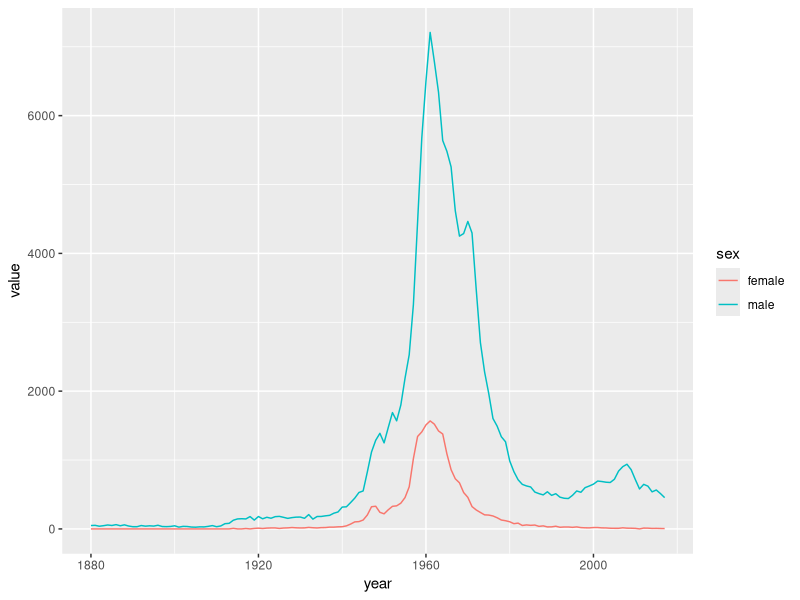
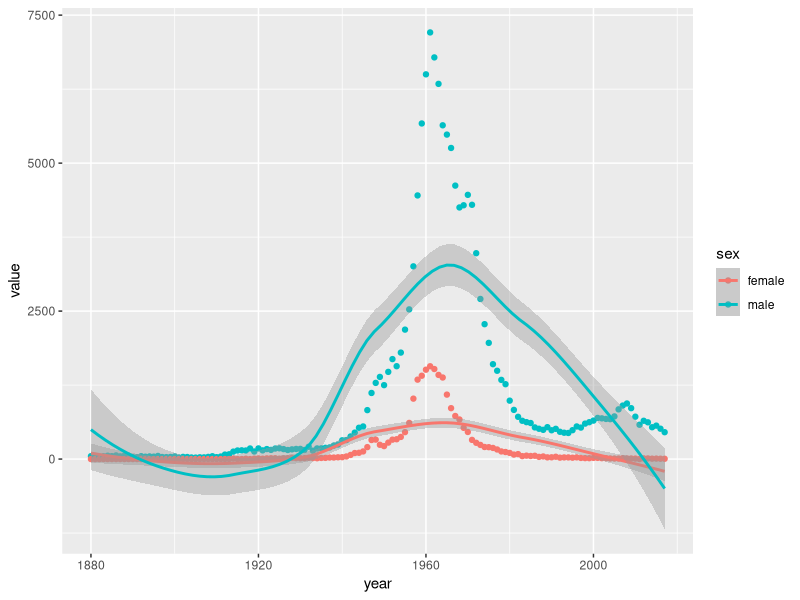
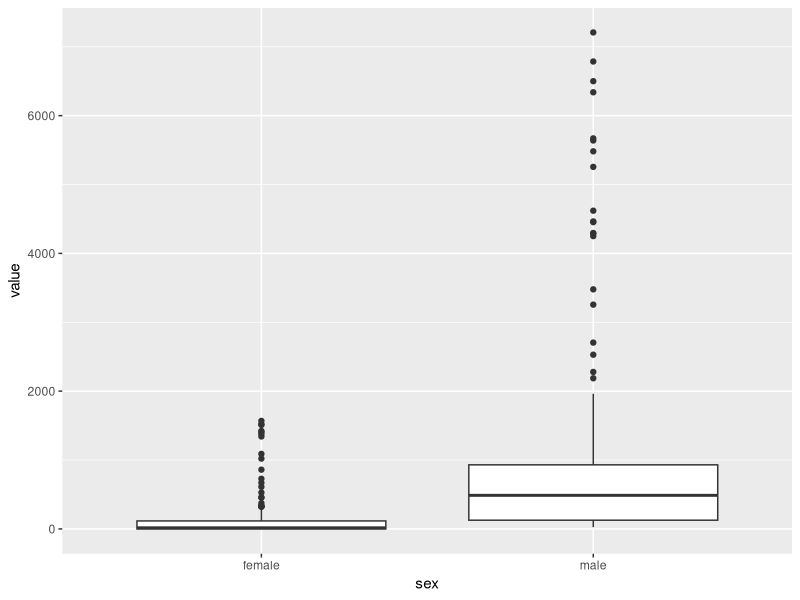

The R script that drew these images, in order:
## ---- chunk 1
library(tidyverse)

d <- read_csv("../../static/data/chris_names_wide.csv")

d_l <- d %>%
  pivot_longer(-year, names_to = "sex")

p1 <- ggplot(d_l, aes(x=year, y=value, colour = sex)) +
  geom_line()
print(p1)

p2 <- ggplot(d_l, aes(x=year, y=value, colour = sex)) +
  geom_point() +
  geom_smooth(method = "loess")
print(p2)

p3 <- ggplot(d_l, aes(x=sex, y=value)) +
  geom_boxplot()
print(p3)

#ggsave("../../static/plots/chris_line.png", p1, height = 3, width = 4, units = "in", dpi = 300)
#ggsave("../../static/plots/chris_smooth.png", p2, height = 3, width = 4, units = "in", dpi = 3)
#ggsave("../../static/plots/chris_box.png", p3, height = 3, width = 4, units = "in", dpi = 300)

